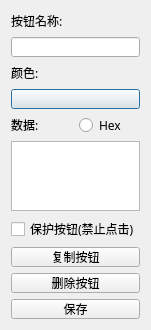
<?xml version="1.0" encoding="UTF-8"?>
<ui version="4.0">
 <class>Button_Setting</class>
 <widget class="QDialog" name="Button_Setting">
  <property name="geometry">
   <rect>
    <x>0</x>
    <y>0</y>
    <width>151</width>
    <height>298</height>
   </rect>
  </property>
  <property name="font">
   <font>
    <family>黑体</family>
   </font>
  </property>
  <layout class="QVBoxLayout" name="verticalLayout">
   <item>
    <widget class="QLabel" name="label">
     <property name="minimumSize">
      <size>
       <width>0</width>
       <height>20</height>
      </size>
     </property>
     <property name="text">
      <string>按钮名称:</string>
     </property>
    </widget>
   </item>
   <item>
    <widget class="QLineEdit" name="nameEdit">
     <property name="enabled">
      <bool>true</bool>
     </property>
     <property name="minimumSize">
      <size>
       <width>0</width>
       <height>20</height>
      </size>
     </property>
    </widget>
   </item>
   <item>
    <widget class="QLabel" name="label_2">
     <property name="minimumSize">
      <size>
       <width>0</width>
       <height>20</height>
      </size>
     </property>
     <property name="text">
      <string>颜色:</string>
     </property>
    </widget>
   </item>
   <item>
    <widget class="QPushButton" name="colorButton">
     <property name="minimumSize">
      <size>
       <width>0</width>
       <height>20</height>
      </size>
     </property>
    </widget>
   </item>
   <item>
    <layout class="QHBoxLayout" name="horizontalLayout">
     <item>
      <widget class="QLabel" name="label_3">
       <property name="minimumSize">
        <size>
         <width>0</width>
         <height>20</height>
        </size>
       </property>
       <property name="text">
        <string>数据:</string>
       </property>
      </widget>
     </item>
     <item>
      <widget class="QRadioButton" name="radioButton">
       <property name="minimumSize">
        <size>
         <width>0</width>
         <height>20</height>
        </size>
       </property>
       <property name="text">
        <string>Hex</string>
       </property>
      </widget>
     </item>
    </layout>
   </item>
   <item>
    <widget class="QTextEdit" name="dataEdit"/>
   </item>
   <item>
    <widget class="QCheckBox" name="checkBox">
     <property name="layoutDirection">
      <enum>Qt::LeftToRight</enum>
     </property>
     <property name="text">
      <string>保护按钮(禁止点击)</string>
     </property>
    </widget>
   </item>
   <item>
    <widget class="QPushButton" name="CopyButton">
     <property name="minimumSize">
      <size>
       <width>0</width>
       <height>20</height>
      </size>
     </property>
     <property name="text">
      <string>复制按钮</string>
     </property>
    </widget>
   </item>
   <item>
    <widget class="QPushButton" name="DeleteButton">
     <property name="minimumSize">
      <size>
       <width>0</width>
       <height>20</height>
      </size>
     </property>
     <property name="text">
      <string>删除按钮</string>
     </property>
    </widget>
   </item>
   <item>
    <widget class="QPushButton" name="SaveButton">
     <property name="minimumSize">
      <size>
       <width>0</width>
       <height>20</height>
      </size>
     </property>
     <property name="text">
      <string>保存</string>
     </property>
    </widget>
   </item>
  </layout>
 </widget>
 <resources/>
 <connections/>
</ui>
